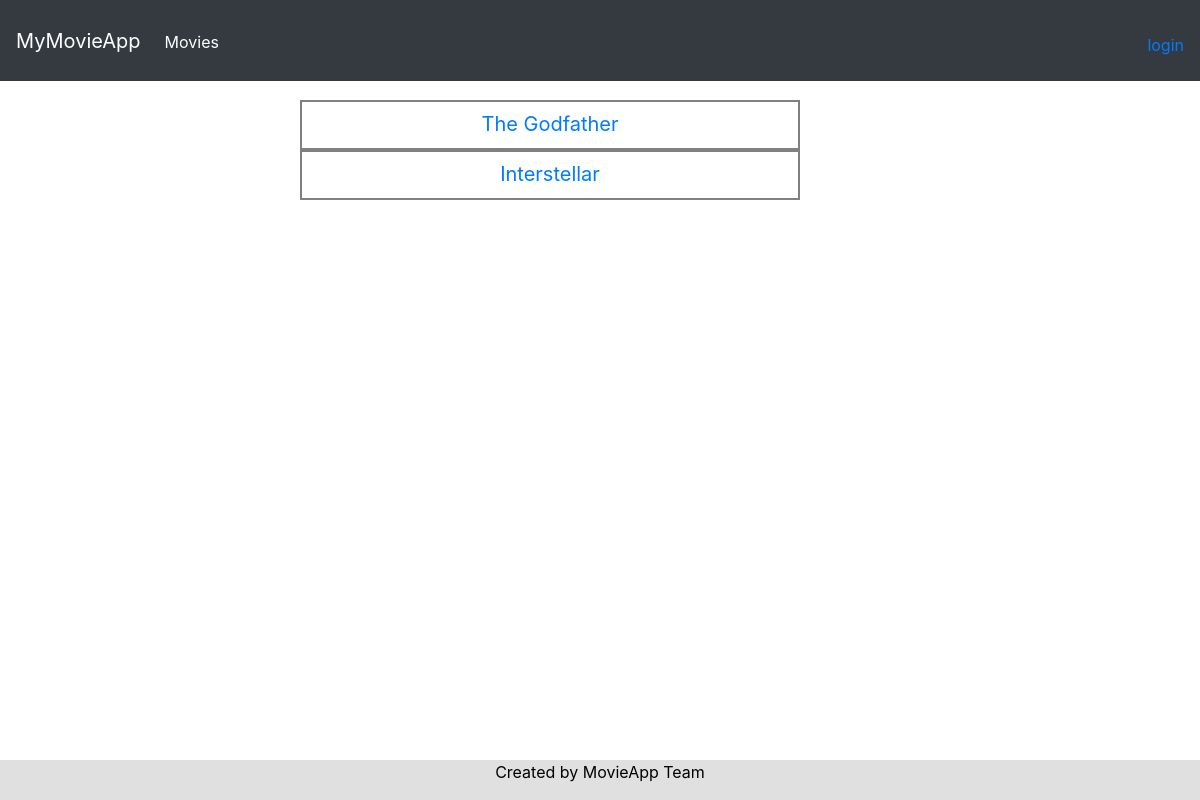
The app's page /, older data.
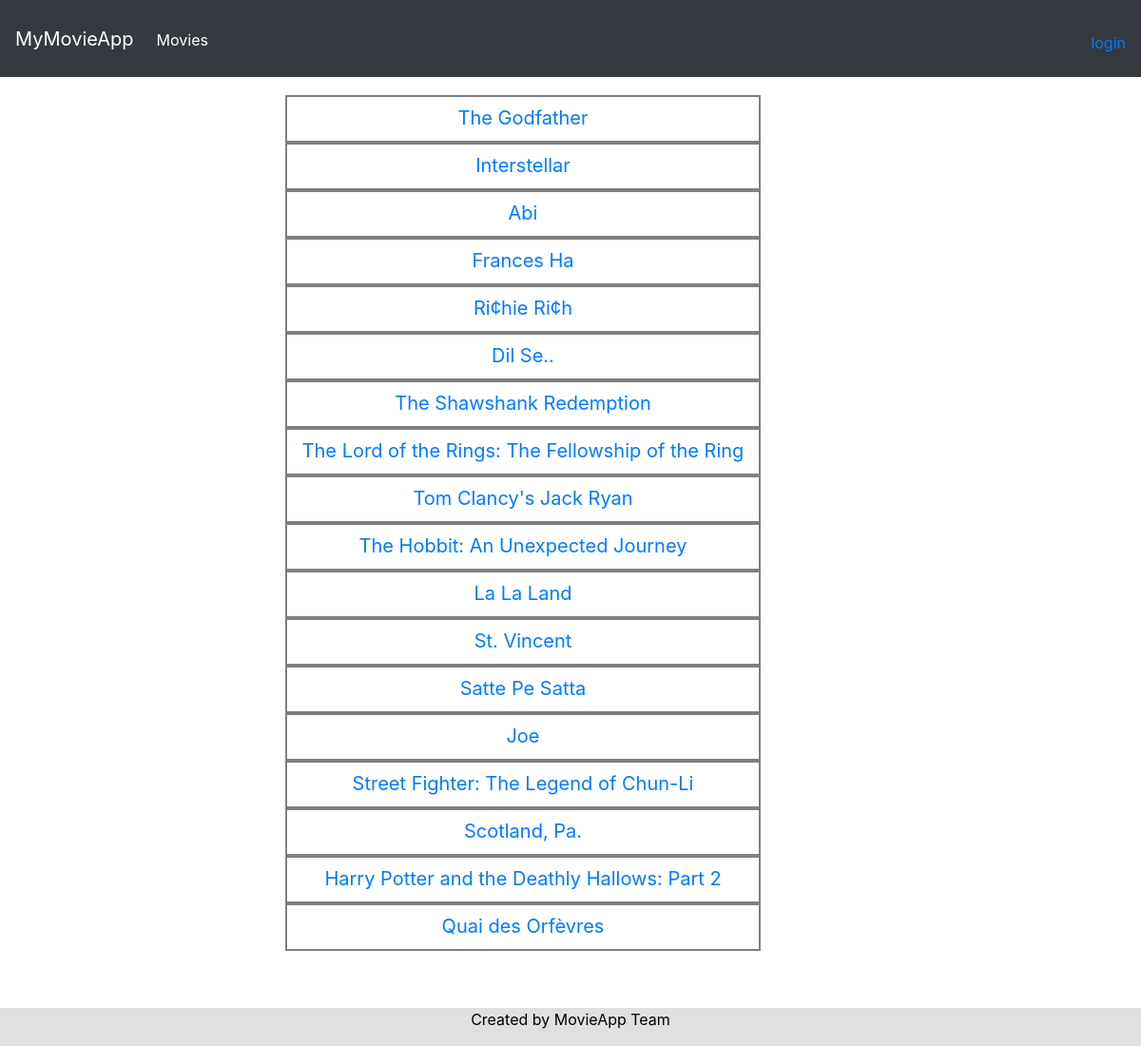
The same page, newer data.
### myMovieApp/models.py (models this page shows, shortened)
class Movie(models.Model):
    name = models.CharField(max_length=50)
    release = models.IntegerField()
    genre = models.CharField(max_length=50)
    description = models.CharField(max_length=1000)
    cast = models.CharField(max_length=1000)
    trailer = models.CharField(max_length=500)
    director = models.CharField(max_length=200)
    country = models.CharField(max_length=100)
    duration = models.CharField(max_length=50)

### myMovieApp/templates/myMovieApp/movie_list.html
{% extends "myMovieApp/base.html" %}
{% block content %}
  <ul style="margin-bottom: 100px; margin-left: -140px">
      {% for movie in movies_list %}
          <li style="border:2px solid grey; width: 500px; height: 50px; list-style-type:none;">
            <div style="margin-top: 7px; font-size: 20px">
            <a href="{% url 'movie_detail' movie.id %}">{{ movie.name }}</a>
            </div>
          </li>
      {% empty %}<li>Sorry, no movies registered yet.</li>
      {% endfor %}
  </ul>
{% endblock %}

### myMovieApp/templates/myMovieApp/base.html (shortened to what this page needs)
{% load staticfiles %}
<!DOCTYPE html>
<html lang="en">
<head>
    <link rel="stylesheet" href="https://maxcdn.bootstrapcdn.com/bootstrap/4.0.0/css/bootstrap.min.css"
>
    <link rel="stylesheet" href="http://code.jquery.com/ui/1.12.1/themes/base/jquery-ui.css">
    <link rel="stylesheet" href="/static/style/base.css" />
</head>
<body>
<div id="sidebar">
  <nav class="navbar navbar-expand-md navbar-dark fixed-top bg-dark">
<a class="navbar-brand" href="#">MyMovieApp</a>
<div class="collapse navbar-collapse" id="navbarsExampleDefault">
  <ul class="navbar-nav mr-auto">
    <li class="nav-item active">
      <a style="margin-top: 3px" class="nav-link" href="/home/">Movies <span class="sr-only">(current)</span></a>
    </li>
  </ul>
  <ul class="navbar-nav">
    {% block header %}
            {% if user.is_authenticated %}
                <p style="color:white; margin-top: 12px";  >User: {{ user.username }} | <a href="{% url 'loggedout' %}?next={{request.path}}">logout</a></p>
            {% else %}
                <p style="color:white; margin-top: 25px";><a href="{% url 'login' %}?next={{request.path}}">login</a></p>
            {% endif %}
        {% endblock %}
  </ul>
</div>
</nav>
</div>
<div id="content" style="margin-top: 100px;" align="center">
    {% block content %}{% endblock %}
</div>
<div class="footer">
  <p>Created by MovieApp Team</p>
</div>
</body>
</html>

### myMovieApp/templates/myMovieApp/base.html (style rules this page uses)
.footer { position: fixed; left: 0; bottom: 0; width: 100%; background-color: #E0E0E0; color: black; text-align: center; }

Row changes from the older to the newer data that the page shows:
added Movie: name "Abi"
added Movie: name "Frances Ha"
added Movie: name "Ri¢hie Ri¢h"
added Movie: name "Dil Se.."
added Movie: name "The Shawshank Redemption"
added Movie: name "The Lord of the Rings: The Fellowship of the Ring"
added Movie: name "Tom Clancy's Jack Ryan"
added Movie: name "The Hobbit: An Unexpected Journey"
added Movie: name "La La Land"
added Movie: name "St. Vincent"
added Movie: name "Satte Pe Satta"
added Movie: name "Joe"
added Movie: name "Street Fighter: The Legend of Chun-Li"
added Movie: name "Scotland, Pa."
added Movie: name "Harry Potter and the Deathly Hallows: Part 2"
added Movie: name "Quai des Orfèvres"
